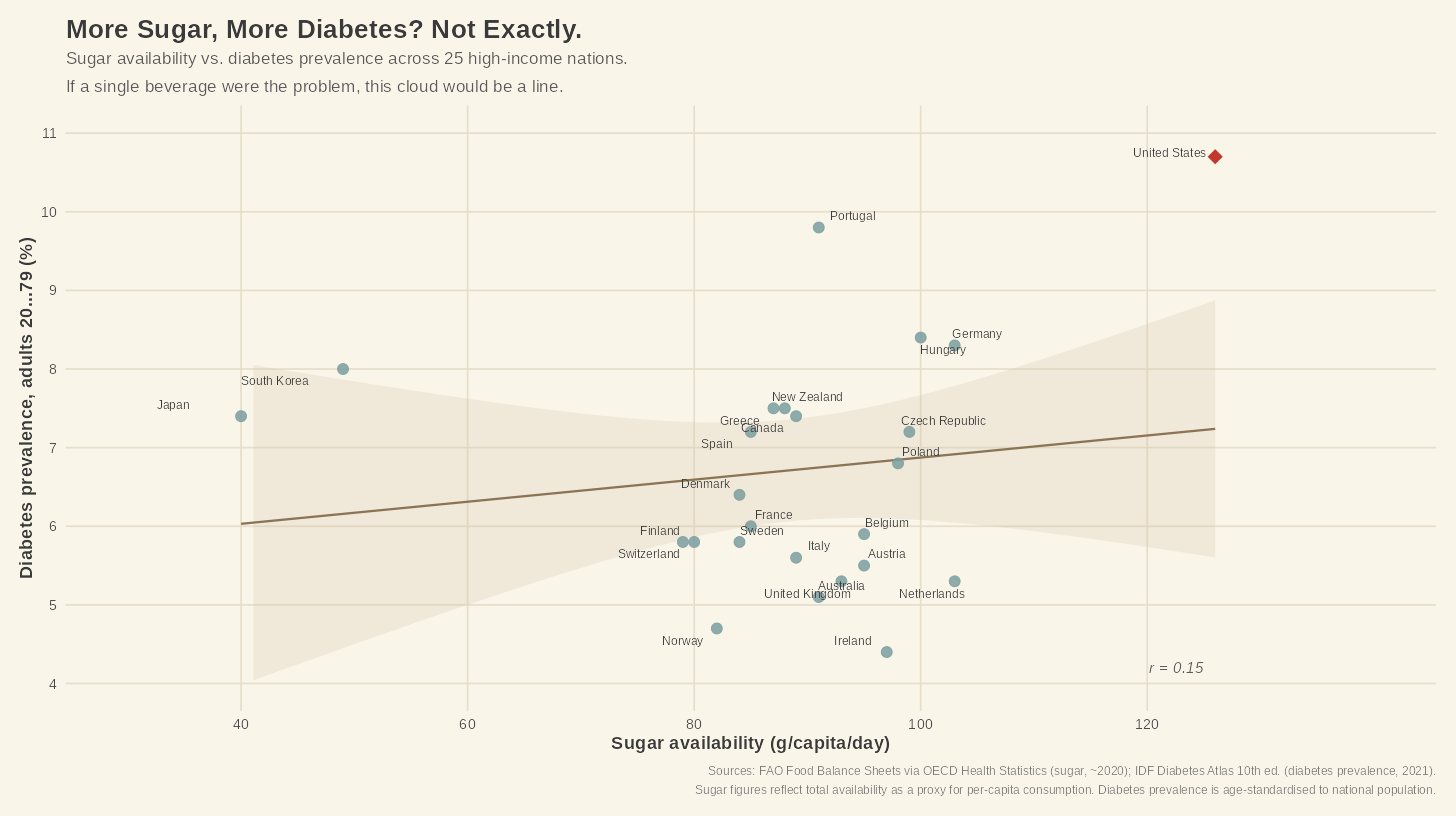

R code for this plot:
# Sugar Intake vs. Type 2 Diabetes Prevalence Across High-Income Nations
# Data sources:
#   Sugar: FAO Food Balance Sheets via OECD Health Statistics 2023 (g/capita/day)
#   Diabetes prevalence: IDF Diabetes Atlas 10th Edition (2021), adults 20-79 yrs
#   Country selection: OECD high-income nations with reliable data in both sources
#
# Copyright (c) 2026 Andrew R. Crocker. All rights reserved.

library(ggplot2)

# ── Data ──────────────────────────────────────────────────────────────────────
# Sugar figures represent total sugar & sweetener availability (g/capita/day),
# a standard proxy for consumption used in cross-national comparisons.
# Diabetes prevalence is age-standardised to national population (%).

countries <- data.frame(
  country = c(
    "United States", "Germany", "Netherlands", "Ireland", "Belgium",
    "United Kingdom", "Australia", "Canada", "France", "Sweden",
    "Denmark", "Norway", "Finland", "Switzerland", "Austria",
    "New Zealand", "Japan", "South Korea", "Italy", "Spain",
    "Portugal", "Greece", "Poland", "Czech Republic", "Hungary"
  ),
  sugar_g_day = c(
    126, 103, 103, 97, 95,
    93,  91,  89,  85, 84,
    84,  82,  80,  79, 95,
    88,  40,  49,  89, 85,
    91,  87,  98,  99, 100
  ),
  diabetes_pct = c(
    10.7, 8.3, 5.3, 4.4, 5.9,
    5.3,  5.1, 7.4, 6.0, 5.8,
    6.4,  4.7, 5.8, 5.8, 5.5,
    7.5,  7.4, 8.0, 5.6, 7.2,
    9.8,  7.5, 6.8, 7.2, 8.4
  ),
  # Flag the US as the rhetorical anchor point
  highlight = c(
    TRUE, rep(FALSE, 24)
  ),
  # Manual nudge to reduce label overlap
  nudge_x = c(
    -4,   2,  -2,  -3,   2,   # US, Germany, Netherlands, Ireland, Belgium
    -3,   2,  -3,   2,   2,   # UK, Australia, Canada, France, Sweden
    -3,  -3,  -3,  -3,  2,    # Denmark, Norway, Finland, Switzerland, Austria
     2,  -6,  -6,   2,  -3,   # NZ, Japan, S.Korea, Italy, Spain
     3,  -3,   2,   3,   2    # Portugal, Greece, Poland, Czech Rep, Hungary
  ),
  nudge_y = c(
     0.05,  0.15, -0.15,  0.15,  0.15,
    -0.15,  0.15, -0.15,  0.15,  0.15,
     0.15, -0.15,  0.15, -0.15,  0.15,
     0.15,  0.15, -0.15,  0.15, -0.15,
     0.15, -0.15,  0.15,  0.15, -0.15
  )
)

# ── Correlation (to cite inline or in caption) ────────────────────────────────
r_val <- round(cor(countries$sugar_g_day, countries$diabetes_pct), 2)
# r_val printed to console for reference
cat("Pearson r (sugar vs diabetes prevalence):", r_val, "\n")

# ── Plot ──────────────────────────────────────────────────────────────────────
theme_1950s <- function() {
  theme_minimal(base_family = "Arial", base_size = 14) +
    theme(
      plot.background = element_rect(fill = "#FAF5E9", color = NA),
      panel.background = element_rect(fill = "#FAF5E9", color = NA),
      panel.grid.major = element_line(color = "#E6DECA", linewidth = 0.6),
      panel.grid.minor = element_blank(),
      axis.title = element_text(face = "bold", color = "#3A3A3A"),
      axis.text = element_text(color = "#4A4A4A"),
      plot.title = element_text(face = "bold", size = 20, color = "#3A3A3A"),
      plot.subtitle = element_text(size = 13, color = "#5A5A5A"),
      plot.margin = margin(15, 15, 15, 15),
      legend.position = "none"
    )
}

p <- ggplot(countries, aes(x = sugar_g_day, y = diabetes_pct)) +
  # Regression line first (behind points)
  geom_smooth(
    method = "lm", se = TRUE,
    color = "#8B7355", fill = "#D4C5A9", alpha = 0.25, linewidth = 0.8
  ) +
  # All non-US points
  geom_point(
    data = subset(countries, !highlight),
    color = "#7A9E9F", size = 3.5, alpha = 0.85
  ) +
  # US point — distinct
  geom_point(
    data = subset(countries, highlight),
    color = "#C0392B", size = 5, shape = 18
  ) +
  # Labels with manual nudge offsets — applied row by row
  geom_text(
    data = countries,
    aes(
      x = sugar_g_day + nudge_x,
      y = diabetes_pct + nudge_y,
      label = country
    ),
    size = 3.2, color = "#3A3A3A", family = "Arial", hjust = 0.5
  ) +
  # Annotation: correlation coefficient
  annotate(
    "text",
    x = 125, y = 4.2,
    label = paste0("r = ", r_val),
    hjust = 1, size = 4.2, color = "#5A5A5A", family = "Arial",
    fontface = "italic"
  ) +
  scale_x_continuous(
    name = "Sugar availability (g/capita/day)",
    limits = c(30, 140),
    breaks = seq(40, 130, by = 20)
  ) +
  scale_y_continuous(
    name = "Diabetes prevalence, adults 20–79 (%)",
    limits = c(4, 11),
    breaks = seq(4, 11, by = 1)
  ) +
  labs(
    title = "More Sugar, More Diabetes? Not Exactly.",
    subtitle = paste0(
      "Sugar availability vs. diabetes prevalence across 25 high-income nations.\n",
      "If a single beverage were the problem, this cloud would be a line."
    ),
    caption = paste0(
      "Sources: FAO Food Balance Sheets via OECD Health Statistics (sugar, ~2020); ",
      "IDF Diabetes Atlas 10th ed. (diabetes prevalence, 2021).\n",
      "Sugar figures reflect total availability as a proxy for per-capita consumption. ",
      "Diabetes prevalence is age-standardised to national population."
    )
  ) +
  theme_1950s() +
  theme(
    plot.caption = element_text(
      size = 9, color = "#7A7A7A", lineheight = 1.3,
      margin = margin(t = 10)
    ),
    plot.subtitle = element_text(lineheight = 1.35)
  )

# ── Save ──────────────────────────────────────────────────────────────────────
output_dir <- file.path(path.expand("~"), "Documents", "sugar")
dir.create(output_dir, recursive = TRUE, showWarnings = FALSE)

output_path <- file.path(output_dir, "sugar_diabetes_scatter.png")

ggsave(
  filename = output_path,
  plot = p,
  width = 1456 / 96, height = 816 / 96, dpi = 96,
  bg = "#FAF5E9"
)

cat("Plot saved to:", output_path, "\n")
